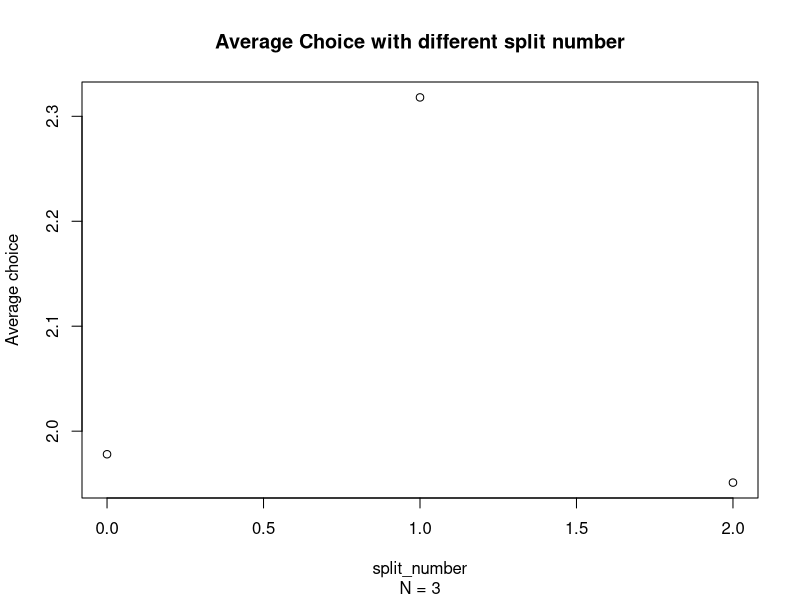
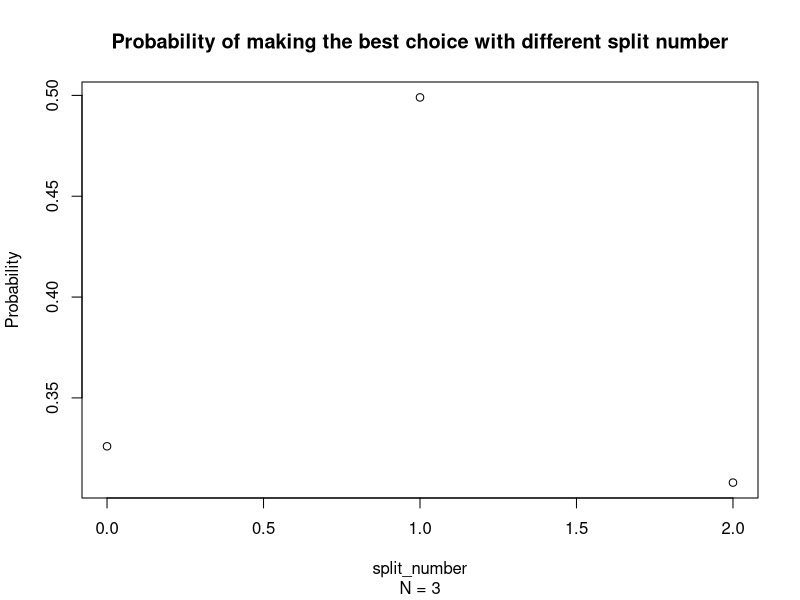
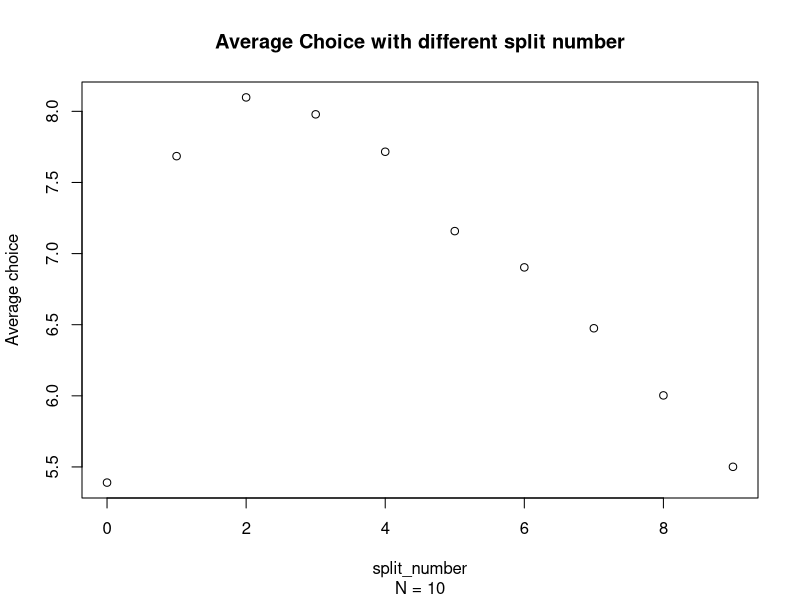
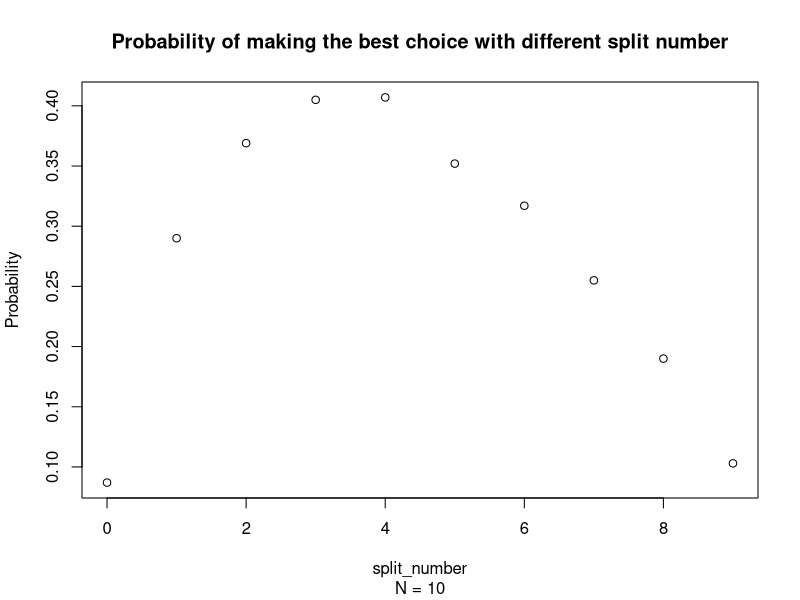
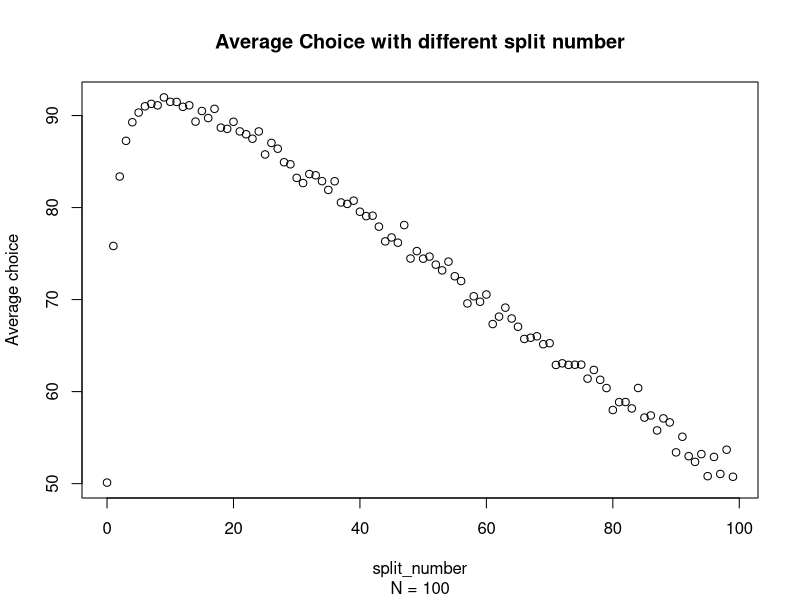
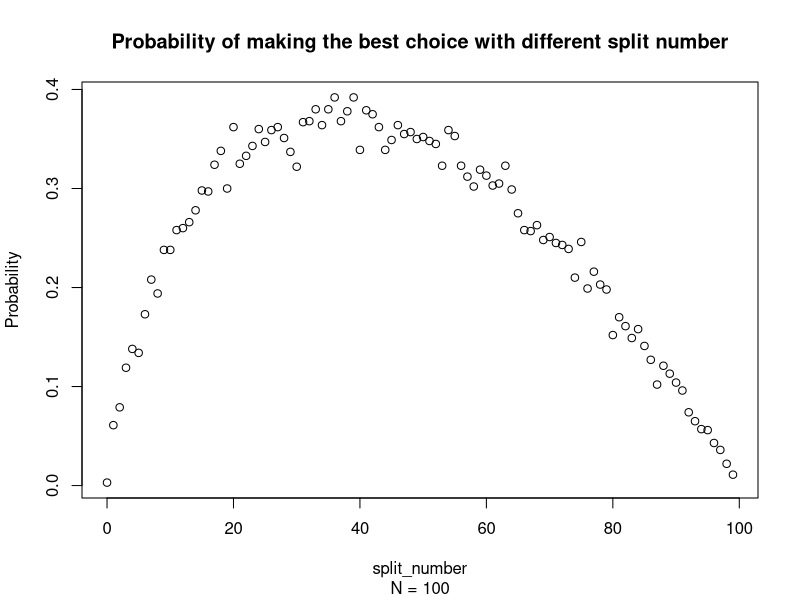
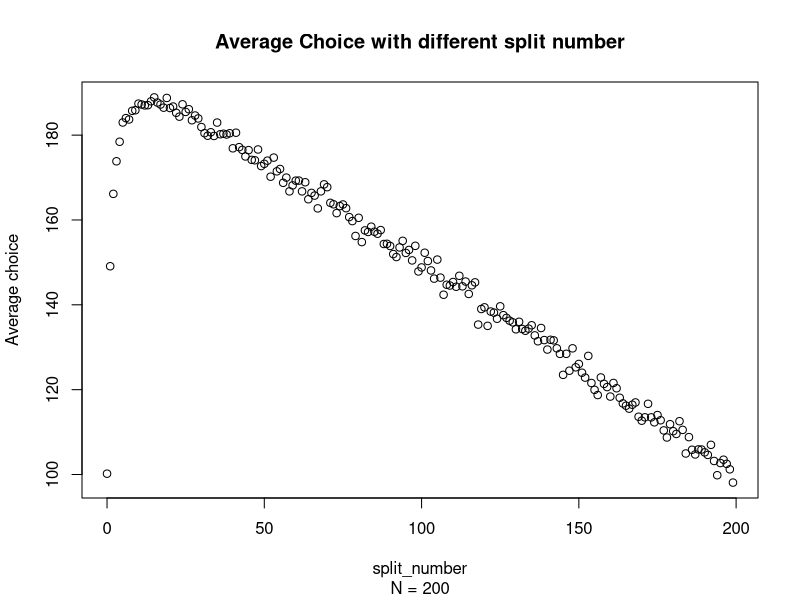
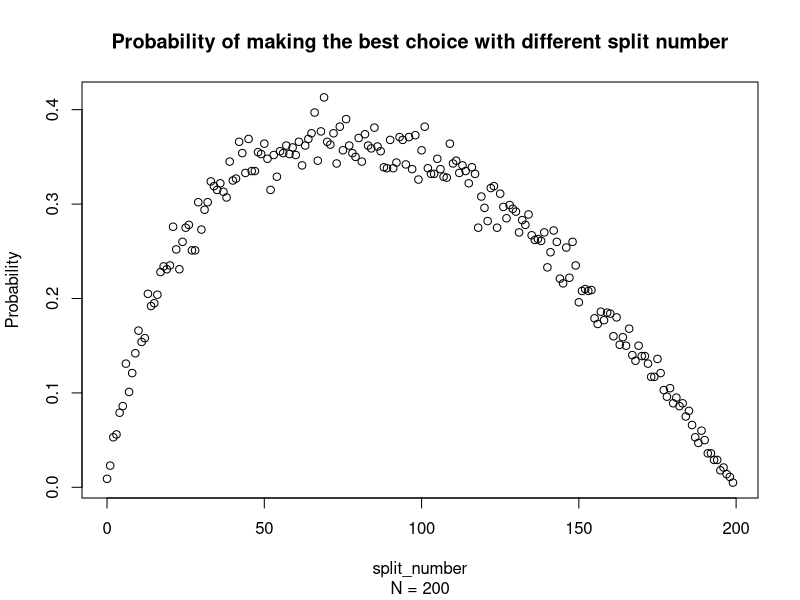

These charts were generated, in order, by the following R code:
## ---- chunk 1
knitr::opts_chunk$set(echo = TRUE)
## ---- chunk 2
make_choice <- function(N, split_number){
  input_list <- sample(1:N, N, replace = FALSE)
  if(split_number == 0){
    best_n<-0} #when split_number == 0 (size of evaluation group is 0), best_n is assigned to be zero (best_n <- 1 should also work in this case, since the condition below is >=)
  else{
  best_n <- max(input_list[1:split_number])}
  for (i in (split_number+1):N){
    in_n <- input_list[i]
    if(in_n >= best_n){  
      break
      }
  }
  in_n
}

find_optimal <- function(N){
  split_res <- 1:N #a vector to store the mean of the choices for each different split_number of a particular N
  countOptimal <- rep(0,N)
  res <- rep(0,1000)
for(split_number in 0: (N-1)){
    for(j in 1:1000){
    choice <- make_choice(N,split_number)
    if (choice == N) {
      countOptimal[split_number+1] <- countOptimal[split_number+1]+1/1000}
    #each time choice == N (optimal choice made), the probability increase by 1/1000 (1000 is the number of times make_choice is called for each split_number)
    res[j]<-choice
    }
  split_res[split_number+1] <- mean(res)
}
  plot(0:(N-1),split_res, main = "Average Choice with different split number", sub = paste("N =",N), xlab = "split_number", ylab = "Average choice")
  plot(0:(N-1),countOptimal, main = "Probability of making the best choice with different split number", sub = paste("N =",N), xlab = "split_number", ylab = "Probability")
  best <- match(max(countOptimal), countOptimal)-1
  cat("best split number for N =", N, "is", best, ", and the probability of getting the optimal choice is ", countOptimal[best+1])
}

find_optimal(3)
find_optimal(10)
find_optimal(100)
find_optimal(200)
